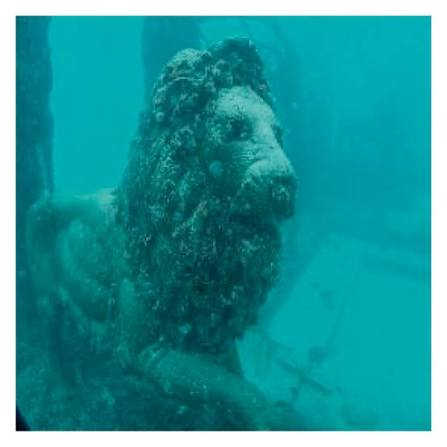
#> input picture figs/images.jpg, 447 x 447 px
$ python -i underwater_enhance.py   (imports and definitions only)   (older library calls are emulated)
#> lines starting #> are read from the running program, lines starting #| are printed output that depends on the picture
#> further down, picture is the input picture: shape (447, 447, 3); mean B, G, R 154.7, 150.2, 38.1
import sys
import cv2
import numpy as np
import os

from PyQt5.QtWidgets import (QApplication, QMainWindow, QWidget, QVBoxLayout,
                             QHBoxLayout, QLabel, QSlider, QPushButton, QFileDialog,
                             QGroupBox, QGridLayout, QSizePolicy, QProgressDialog,
                             QMessageBox, QCheckBox)
from PyQt5.QtCore import Qt, QTimer
from PyQt5.QtGui import QImage, QPixmap


# Core Image Processing Logic
class ImageProcessor:
    # [79 lines left out: functions white_balance, restore_red, clahe_enhance, dehaze, sharpen, gamma_correct and 1 more, not called in this run]


# ---------------------------------------------------------------------------
# Automatic Per-Frame Parameter Tuner
# ---------------------------------------------------------------------------
class AutoTuner:
    """Lightweight coordinate search that optimizes enhancement parameters
    per frame using a no-reference image quality score.

    The scorer rewards contrast and fine detail while penalizing residual
    color cast, excessive saturation, and highlight / shadow clipping.
    The search runs on a heavily downscaled proxy of each frame so that it
    stays fast enough for real-time or near-real-time use.
    """

    # Downscale target width for the proxy image used during search
    PROXY_WIDTH = 160

    # Parameter search space – each tuple is (key, step_size, min, max)
    SEARCH_SPACE = [
        ('a_shift',      5, -50,  50),
        ('b_shift',      5, -50,  50),
        ('red_strength', 10,   0, 100),
        ('clahe_clip',    4,   1,  50),
        ('omega',        10,   0, 100),
    ]

    # Maximum coordinate-descent iterations (passes over all parameters)
    MAX_ITERS = 2

    # ------------------------------------------------------------------
    # Quality score (higher is better)
    # ------------------------------------------------------------------
    @staticmethod
    def score_image(img):
        """Compute a no-reference quality score for a BGR image.

        Components (all operate on float64 for precision):
          +contrast   : standard deviation of luminance (higher = more contrast)
          +detail     : mean of Laplacian magnitude (higher = more detail)
          −color_cast : deviation of mean A and mean B from neutral 128
          −excess_sat : penalty when mean saturation exceeds a comfortable
                        threshold (prevents garish over-saturation)
          −clipping   : fraction of pixels that are fully black or fully white
        """
        # Convert once
        lab = cv2.cvtColor(img, cv2.COLOR_BGR2LAB)
#> lab: shape (447, 447, 3); mean of channels 0, 1, 2 145.4, 104, 118.1
        L, A, B = cv2.split(lab)
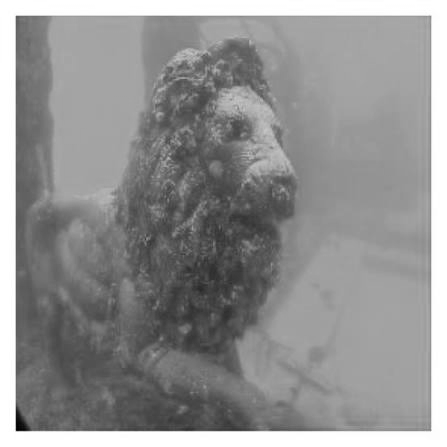
#> L: shape (447, 447); min 0, max 255, mean 145.4
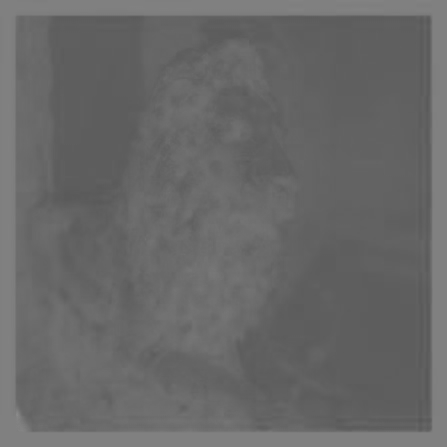
#> A: shape (447, 447); min 88, max 139, mean 104
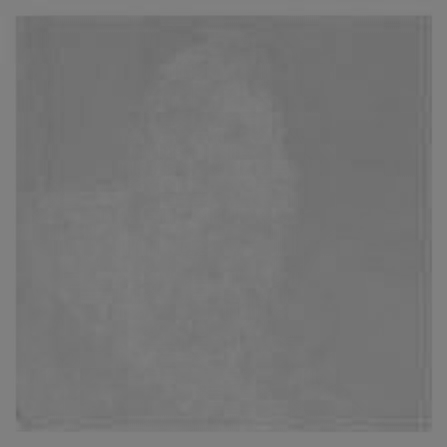
#> B: shape (447, 447); min 104, max 130, mean 118.1
        L_f = L.astype(np.float64)

        # Contrast – std dev of lightness
        contrast = np.std(L_f)
#> contrast = 52.34

        # Detail / sharpness – variance of Laplacian
        lap = cv2.Laplacian(L, cv2.CV_64F)
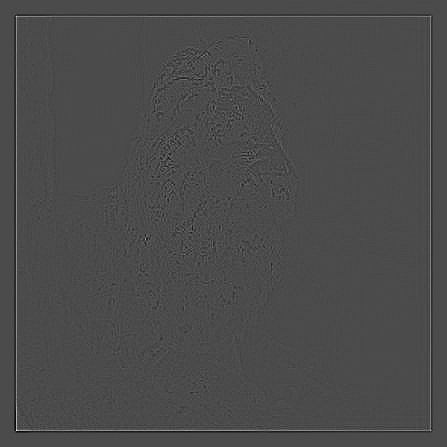
#> lap: shape (447, 447) float64; min -125, max 297, mean 0; drawn with min black and max white
        detail = np.mean(np.abs(lap))
#> detail = 4.74

        # Color-cast penalty – distance of mean chrominance from neutral
        a_mean = np.mean(A.astype(np.float64))
#> a_mean = 104
        b_mean = np.mean(B.astype(np.float64))
#> b_mean = 118.1
        color_cast = np.sqrt((a_mean - 128.0) ** 2 + (b_mean - 128.0) ** 2)
#> color_cast = 25.91

        # Excess saturation penalty
        hsv = cv2.cvtColor(img, cv2.COLOR_BGR2HSV)
#> hsv: shape (447, 447, 3); mean H, S, V 86, 213.3, 155
        sat_mean = np.mean(hsv[:, :, 1].astype(np.float64))
#> sat_mean = 213.3
        # Comfortable band ~60-130; penalise above 130
        excess_sat = max(0.0, sat_mean - 130.0)
#> excess_sat = 83.32

        # Clipping penalty – fraction of pixels at 0 or 255
        gray = cv2.cvtColor(img, cv2.COLOR_BGR2GRAY)
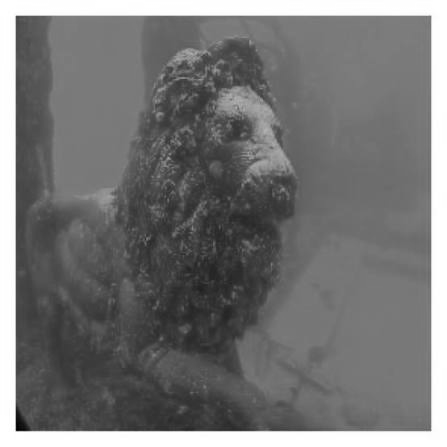
#> gray: shape (447, 447); min 1, max 255, mean 117.2
        n_pixels = gray.size
#> n_pixels = 199809
        clipped = np.sum(gray == 0) + np.sum(gray == 255)
#> clipped = 9976
        clip_frac = clipped / n_pixels  # 0..1
#> clip_frac = 0.0499

        # Weighted combination
        score = (1.0 * contrast
                 + 0.5 * detail
                 - 1.5 * color_cast
                 - 0.8 * excess_sat
                 - 80.0 * clip_frac)
#> score = -54.8
        return score

    # ------------------------------------------------------------------
    # Coordinate search
    # ------------------------------------------------------------------
    # [56 lines left out: functions tune, _evaluate, not called in this run]


# PyQt5 Main Window (GUI)
class MainWindow(QMainWindow):
    # [289 lines left out: functions __init__, init_ui, on_autotune_toggled, _get_effective_params, _update_slider_labels_for_tuned, _restore_slider_labels and 8 more, not called in this run]

    def get_current_params(self):
        return {k: v.value() for k, v in self.sliders.items()}

    # [134 lines left out: functions update_processing, display_image, save_media, save_image, save_video, resizeEvent, not called in this run]

# [5 lines not run here, left out]

>>> import cv2
>>> picture = cv2.imread('figs/images.jpg')
>>> result = AutoTuner().score_image(picture)
#> result = -54.8
